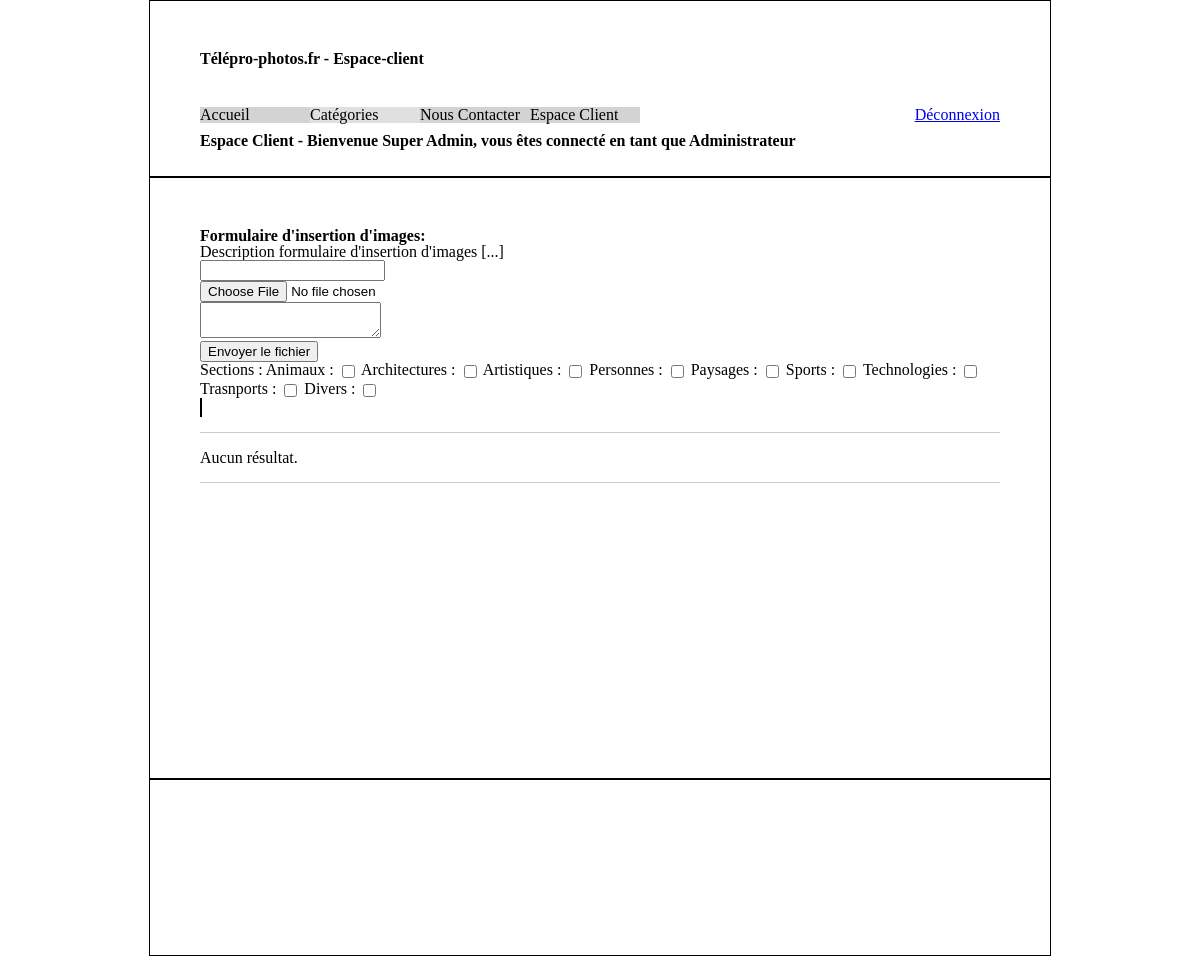
/?menu=espace-client (signed in), run on an earlier commit of the app's database.
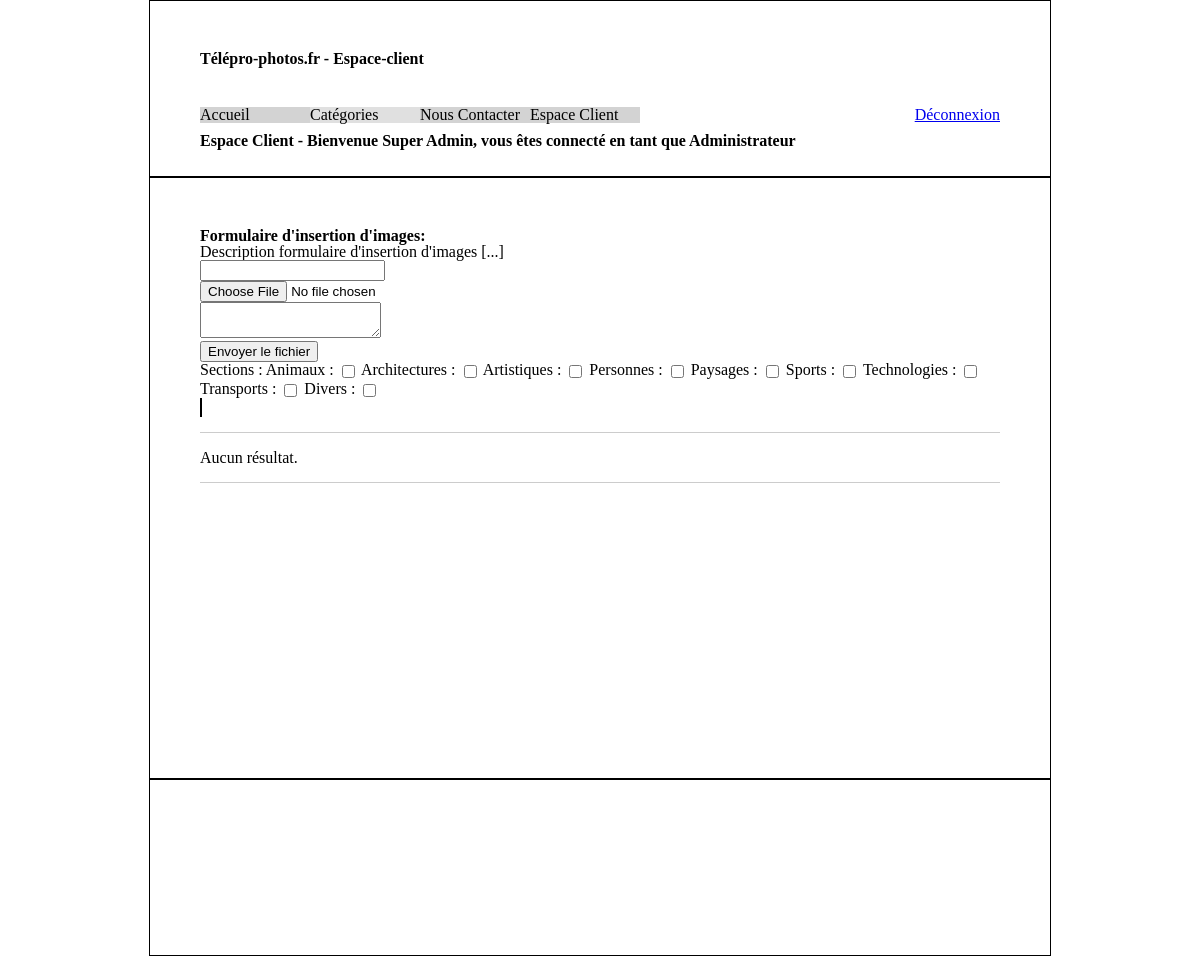
And on a later commit of the database.
### tables this page shows
CREATE TABLE IF NOT EXISTS `rubric` (
  `id` int(10) unsigned NOT NULL AUTO_INCREMENT,
  `title` varchar(60) DEFAULT NULL,
  `url` varchar(50) DEFAULT NULL,
  PRIMARY KEY (`id`)
);

### controller/header.php (called while the page is built, shortened)
<?php
    $menu=  select("rubric", "*", "");
    include_once 'view/header.php';

### model/fonctions-db.php (called while the page is built, shortened)
<?php
    $db = mysqli_connect(DB_SERVER, DB_USER, DB_MDP, DB_NAME);
    mysqli_set_charset($db, "utf8");
    function select($table, $colonne, $condition){
        global $db;
        $query = "SELECT $colonne FROM $table $condition";
        if(mysqli_query($db, $query)){
            if(mysqli_num_rows(mysqli_query($db, $query))>0){
                return mysqli_query($db, $query);
            }
            else{
                return "Aucun résultat.";
            }
        }
        else{
            return $query.  mysqli_error($db);
        }
    }

### controller/espace-client.php (called while the page is built, shortened)
<?php
    $images_affiche= select("photo as p",
                            "p.id, p.name, p.title, p.text, p.extention, p.user_id, GROUP_CONCAT(r.title SEPARATOR '|||') AS rubric_title",
                            "LEFT JOIN rubric_has_photo AS rp
                            ON p.id = rp.photo_id
                            LEFT JOIN rubric AS r
                            ON rp.photo_id = r.id
                            WHERE p.user_id=".$_SESSION['id']."
                            GROUP BY p.id
                            ORDER BY p.id DESC
                            ");
    $recup_section= select("rubric", "*", "");
    include_once 'view/espace-client.php';

### view/espace-client.php (the view, shortened to what this page needs)
<div class="content">
    <?php
        if(isset($_SESSION['login'])):?>
            <div id="formulaire">
                <h3>Formulaire d'insertion d'images:</h3>
                <p>Description formulaire d'insertion d'images [...]</p>
                <form enctype="multipart/form-data" method="POST" name="onposte">
                    <input type="text" name="letitre" required /><br/>
                    <input type="file" name="lefichier" required /><br/>
                    <textarea name="ladesc" required=""></textarea><br/>
                    <input type="submit" value="Envoyer le fichier" /><br/>
                    Sections :
                    <?php
                        while($ligne = mysqli_fetch_assoc($recup_section)){
                            print $ligne['title']." : <input type='checkbox' name='section[]' value='".$ligne['id']."' >  ";
                        }
                    ?>
                </form>
                <span class="message">
                </span>
                <hr>
            </div>
            <div id="images_affiche">
                <?php
                    if(!is_string($images_affiche)){
                        while($image = mysqli_fetch_assoc($images_affiche)){
                            print "<div class='image'>
                                        <h4>".$image['title']."</h4>
                                        <img src='$dossier_mini".$image['name'].'.'.$image['extention']."' title='".$image['title']."' name='".$image['title']."'>
                                        <p>".$image['text']."</p>
                                        <span>";
                                   is_null($image['rubric_title'])? print 'Aucune Catégorie.' : print $image['rubric_title'];
                                   print "</span><br>
                                        <img src='images/delete.png' title='Supprimer' name='Supprimer' data-title='".$image['title']."' data-image_id='".$image['id']."' data-user_id='".$image['user_id']."' data-name='".$image['name'].'.'.$image['extention']."'>
                                        <img src='images/edit.png' title='Modifier' name='Modifier'>
                                   </div>";
                            print "<form method='post'>
                                    <input type='text' name='letitre' value='".$image['title']."' required /><br/>
                                    <textarea name='ladesc' required>".$image['text']."</textarea><br/>
                                    Sections:";
                            while($ligne = mysqli_fetch_assoc($recup_section)){
                                print 'alo';
                                $check=($lige['title']==$image['rubric_title'])? 'checked':'';
                                print $ligne['title']." : <input type='checkbox' name='section[]' value='".$ligne['id']."' $check>";
                            }
                            print "</form>
                                ";
                        }
                    }
                    else print $images_affiche;
                ?>
            </div>
            <hr>
    <?php
        endif;
    ?>
</div>

### includes/header-html.php (shortened to what this page needs)
<!DOCTYPE html>
<html>
    <head>
        <link rel="stylesheet" href="<?php print RACINE.RESET_CSS?>"/>
        <link rel="stylesheet" href="<?php print RACINE.STYLE?>"/>
    </head>

### view/header.php (shortened to what this page needs)
<div class="header">
    <h1>
        Télépro-photos.fr
        <?php
            if(isset($_GET['menu'])){
                print ' - '.ucfirst($_GET['menu']);
            }
        ?>
    </h1>
    <nav>
        <ul>
            <li><a href="./">Accueil</a></li>
            <li>Catégories
                    <?php
                        while($rubric = mysqli_fetch_assoc($menu)){
                            $rubric_table[$rubric['url']]=$rubric['title'];
                        }
                    ?>
            </li>
            <li><a href="?menu=contact">Nous Contacter</a></li>
            <li><a href="?menu=espace-client">Espace Client</a></li>
        </ul>
    </nav>
    <?php if(!isset($_SESSION['login'])):?>
        <form action="" method="POST">
            <input name="user" type="text" placeholder="Utilisateur" required=""><br>
            <input name="password" type="password" placeholder="Mot de passe" required=""><br>
            <input type="submit" value="S'identifier">
        </form>
    <?php else: ?>
    <a href="./includes/logout.php" class="deco">Déconnexion</a>
    <?php endif; ?>
    <br>
    <?php
        if(isset($_GET['menu'])){
            switch($_GET['menu']){
                case 'espace-client':isset($_SESSION['login']) ? print '<h2>Espace Client -  Bienvenue '.$_SESSION['name'].', vous êtes connecté en tant que '.$_SESSION['perm_name'].'</h2>'
                                    : print '<h2>Bienvenue sur la page Espace Client sur Telepro-photos.fr</h2>';
                break;
            }
        }
        else{
            print '<h2>Bienvenue sur Telepro-photos.fr</h2>';
        }
    ?>
</div>

### index.php (shortened to what this page needs)
<?php
    include_once 'includes/header-html.php';
    include_once 'model/fonctions-db.php';
    include_once 'controller/header.php';
    if(!isset($_GET['menu'])){
        include_once 'controller/accueil.php';
    }else if(array_key_exists($_GET['menu'], $rubric_table)){
        include_once 'controller/categorie.php';
    }else if($_GET['menu']=='contact' || $_GET['menu']=='espace-client'){
        include_once 'controller/'.$_GET['menu'].'.php';
    }
    include_once 'includes/footer.php';

### includes/footer.php (shortened to what this page needs)
        <div class="footer"></div>
    </body>
</html>

### css/style.css (style rules this page uses)
.header nav li { list-style-type: none; position: relative; width: 110px; background-color: #E0E0E0; float:left }
.header nav a { width: 110px; display: inline-block; background-color:lightgray; text-decoration:none; color: black; }
.header,.footer { width:800px; height:75px; border:solid 1px; padding:50px; margin:auto; }
.header h1 { margin-bottom: 40px; }
.header h2 { margin-top:10px; }
.header form, .deco { float:right; }
.content { min-height:500px; width:800px; border:solid 1px; padding:50px; margin:auto; }
.message { border:solid 1px; }

What changed in the data, as far as the page shows it:
changed rubric: title "Trasnports" → "Transports"
